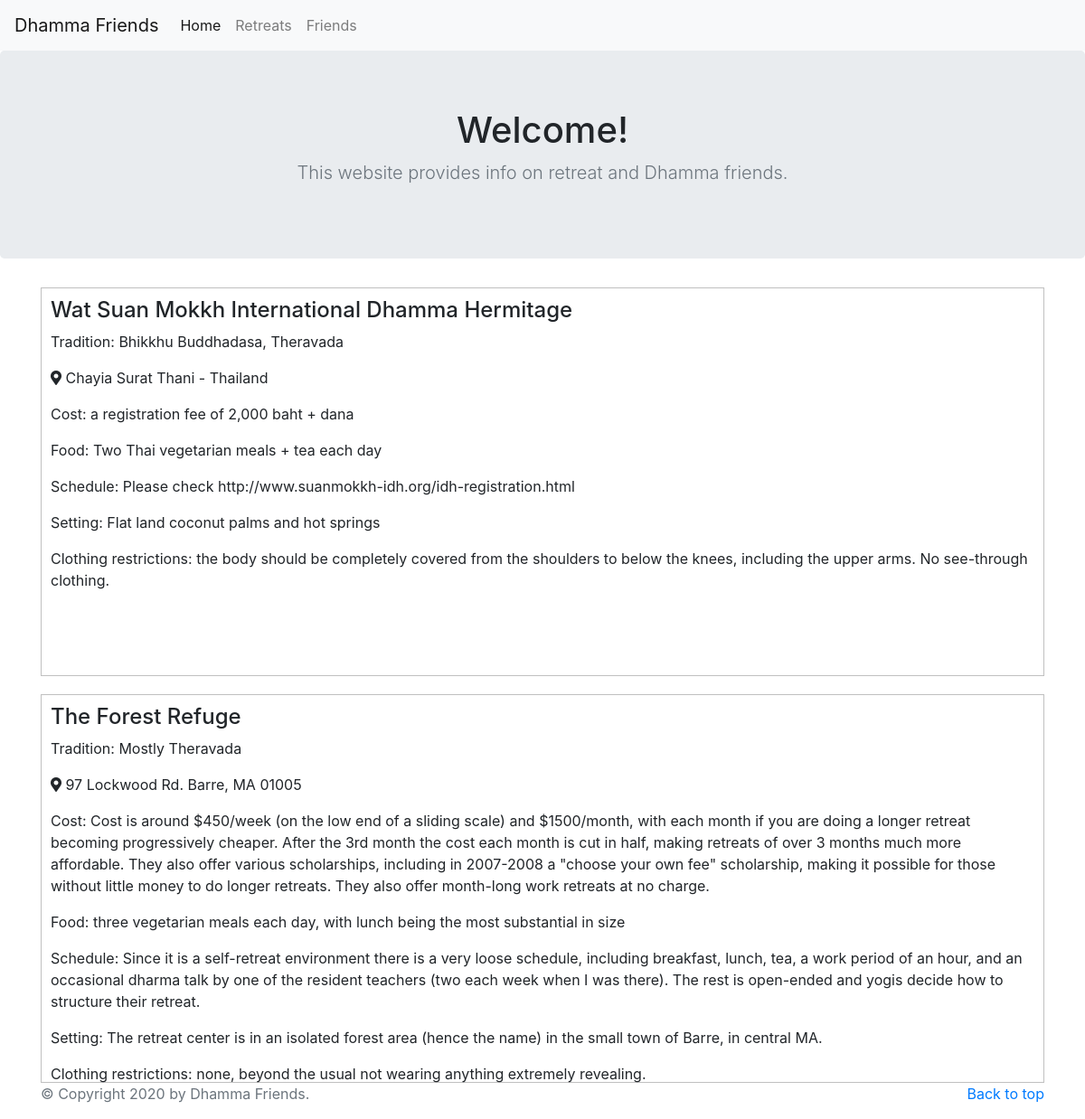
The page / on the database its author committed.
### tables this page shows
CREATE TABLE "centers" (
	"id"	INTEGER NOT NULL UNIQUE,
	"name"	TEXT NOT NULL,
	"address"	TEXT NOT NULL,
	"website"	TEXT,
	"phone"	TEXT,
	"tradition"	TEXT,
	"technique"	TEXT,
	"teacher"	TEXT,
	"cost"	TEXT,
	"schedule"	TEXT,
	"housing"	TEXT,
	"length_of_retreats"	TEXT,
	"entrance_requirements"	TEXT,
	"food"	TEXT,
	"setting"	TEXT,
	"facilities"	INTEGER,
	"size"	INTEGER,
	"clothing_restrictions"	TEXT,
	"etiquette"	TEXT,
	"rites_rituals"	TEXT,
	"discussion_openness"	TEXT,
	"practice_conduciveness"	TEXT,
	"img"	TEXT,
	PRIMARY KEY("id" AUTOINCREMENT)
);

### hello.py (the view)
@app.route('/')
def index():
    cur.execute("SELECT * FROM centers")
    retreats_info = cur.fetchall()
    return render_template('index.html', len=2, retreats=retreats_info)

### templates/index.html (shortened to what this page needs)
{% extends "base.html" %}
{% block main %}
<section class="jumbotron text-center">
    <div class="container">
        <h1>Welcome!</h1>
        <p class="lead text-muted">This website provides info on retreat and Dhamma friends.</p>
    </div>
</section>
<div class="container">
    {% for retreat in retreats %}
    <div class="span3 item">
        <h4> {{retreat['name']}} </h4>
        <p>Tradition: {{retreat['tradition']}}</p>
        <p><i class="fa fa-map-marker-alt"></i> {{retreat['address']}}</p>
        <p>Cost: {{retreat['cost']}}</p>
        <p>Food: {{retreat['food']}}</p>
        <p>Schedule: {{retreat['schedule']}}</p>
        <p>Setting: {{retreat['setting']}}</p>
        <p>Clothing restrictions: {{retreat['clothing_restrictions']}}</p>
    </div>
    {% endfor %}
</div>
{% endblock %}

### templates/base.html (shortened to what this page needs)
<!doctype html>
<html lang="en">
    <head>
        <link rel=stylesheet type=text/css href="{{ url_for('static', filename='css/bootstrap.css') }}">
        <link rel=stylesheet type=text/css href="{{ url_for('static', filename='fontawesome-free-5.15.1-web/css/all.css') }}">
    </head>
    <body>
        <nav class="navbar navbar-expand-lg navbar-light bg-light">
            <a class="navbar-brand" href="#">Dhamma Friends</a>
            <div class="collapse navbar-collapse" id="navbarSupportedContent">
                <ul class="navbar-nav mr-auto">
                    <li class="nav-item">
                        <a class="nav-link" id="index" href="/">Home<span class="sr-only">(current)</span></a>
                    </li>
                    <li class="nav-item">
                        <a class="nav-link" id="retreats" href="retreats">Retreats</a>
                    </li>
                    <li class="nav-item">
                        <a class="nav-link" id="friends" href="friends">Friends</a>
                    </li>
                </ul>
            </div>
        </nav>
        <main role="main">
            {% block main %}{% endblock %}
        </main>
        <footer class="text-muted">
            <div class="container">
                <p class="float-right">
                <a href="#">Back to top</a>
                </p>
                <p>
                &copy; Copyright 2020 by Dhamma Friends.
                </p>
            </div>
        </footer>
    </body>
</html>

### templates/index.html (style rules this page uses)
.item { border: 1px solid; border-color:silver; padding: 10px; height: 430px; margin-top: 20px; cursor: pointer; -webkit-transition: width 2s; transition: background-color 2s; }

### rows shown on the page
centers: name "Wat Suan Mokkh International Dhamma Hermitage", tradition "Bhikkhu Buddhadasa, Theravada", address "Chayia Surat Thani - Thailand", cost "a reg­is­tra­tion fee of 2,000 baht + dana", food "Two Thai vegetarian meals + tea each day", schedule "Please check http://www.suanmokkh-idh.org/idh-registration.html", setting "Flat land coconut palms and hot springs", clothing_restrictions "the body should be com­plete­ly covered from the shoulders to below the knees, in­clud­ing the upper arms. No see-through clothing."
centers: name "The Forest Refuge", tradition "Mostly Theravada", address "97 Lockwood Rd. Barre, MA 01005", cost "Cost is around $450/week (on the low end of a sliding scale) and $1500/month, with each month if you are doing a longer retreat becoming progressively cheaper. After the 3rd month the cost each month is cut in half, making retreats of over 3 months much more affordable. They also offer various scholarships, including in 2007-2008 a \"choose your own fee\" scholarship, making it possible for those without little money to do longer retreats. They also offer month-long work retreats at no charge.", food "three vegetarian meals each day, with lunch being the most substantial in size", schedule "Since it is a self-retreat environment there is a very loose schedule, including breakfast, lunch, tea, a work period of an hour, and an occasional dharma talk by one of the resident teachers (two each week when I was there). The rest is open-ended and yogis decide how to structure their retreat.", setting "The retreat center is in an isolated forest area (hence the name) in the small town of Barre, in central MA.", clothing_restrictions "none, beyond the usual not wearing anything extremely revealing."
